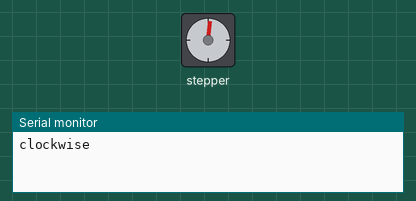
This sketch was run on a simulated Arduino Uno, built with avr-gcc and run on an emulated ATmega328P. On the bench: stepper motor, the last lines printed to the serial monitor. Stepper angles assume 200 steps per turn.

Above: at 0.15 s.
At 9.82 s:
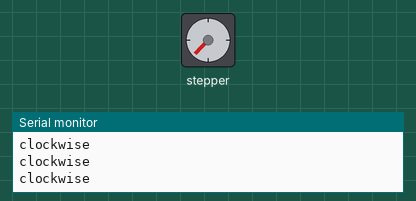
At 19.8 s:
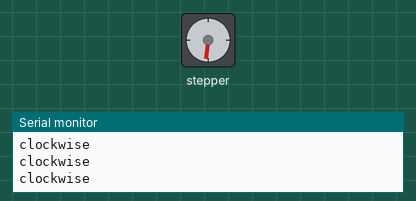
At 39.76 s:
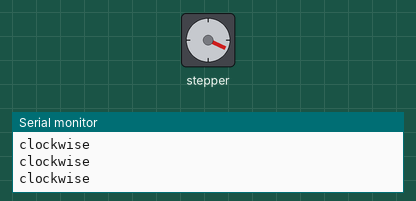
Timing chart, 0 to 40.0 s (numbered marks = the images above):
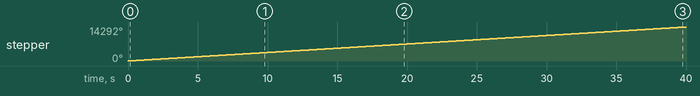

The sketch:

stepper_constantRevolution.ino
```cpp
/*
 Stepper Motor - Constant Revolution
 Motor will constantly revolve in a certain direction
 Used to test motor connection
 The motor is attached to digital pins 4-7 (in signed magnitude mode of Arduino 2A shield)
| DIR2 |  7 |
| EN2  |  6 |
| EN1  |  5 |
| DIR1 |  4 |
 */

#include <Stepper.h>

const int stepsPerRevolution = 200;  //number of steps per revolution for your motor

// initialize the stepper library
Stepper myStepper(stepsPerRevolution, 4, 6, 5, 7);

void setup() {
  // set the speed at 60 rpm:
  myStepper.setSpeed(60);
  Serial.begin(9600);
}

void loop() { //comment and uncomment based on direction
  clockwise();
  //counterclockwise();
}

void clockwise(){ // step one revolution  in one direction:
  Serial.println("clockwise");
  myStepper.step(stepsPerRevolution);
}

void counterclockwise(){ // step one revolution in the other direction
  Serial.println("counterclockwise");
  myStepper.step(-stepsPerRevolution);
}
```

Measured:
- by itself, stepper: keeps turning clockwise at about 357°/s
